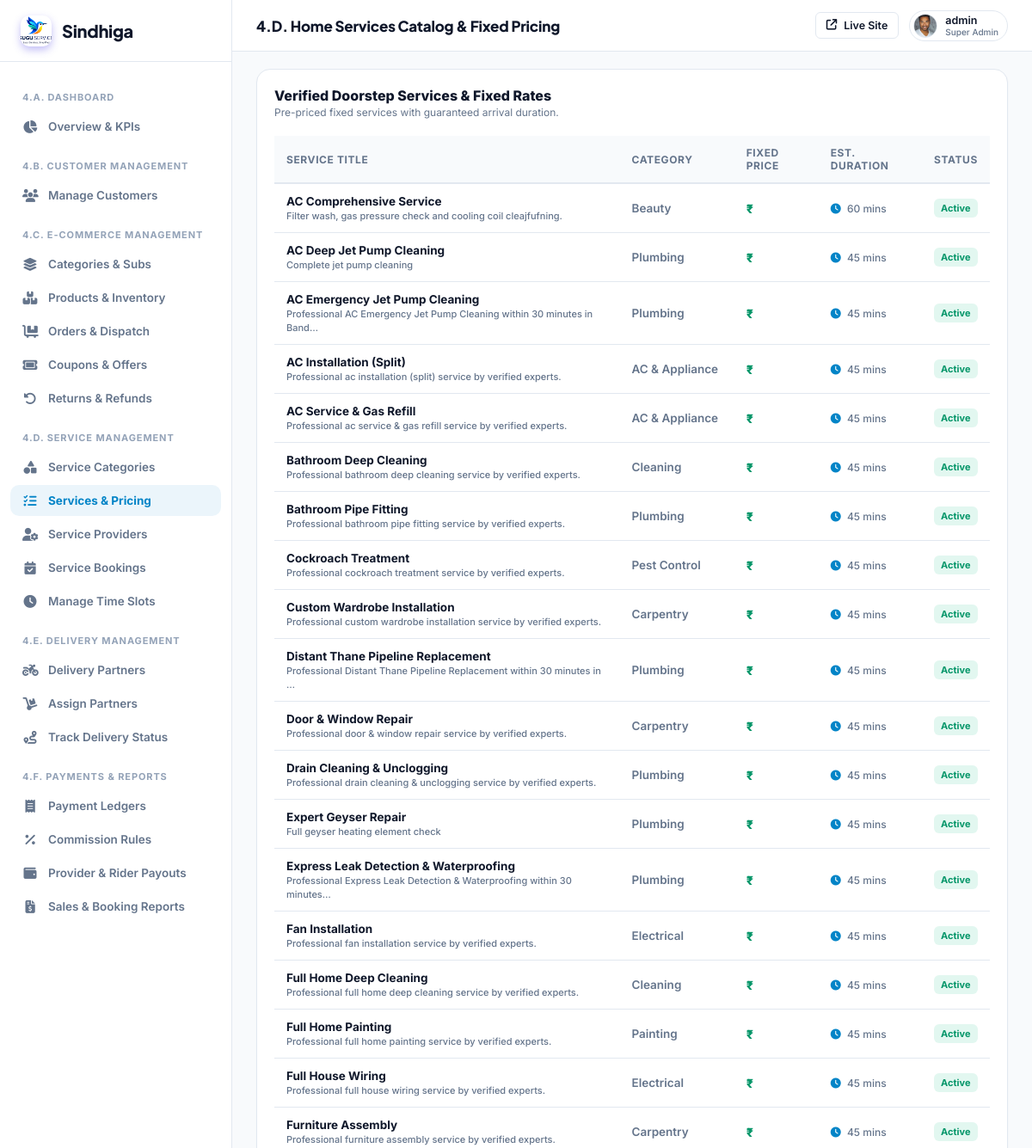
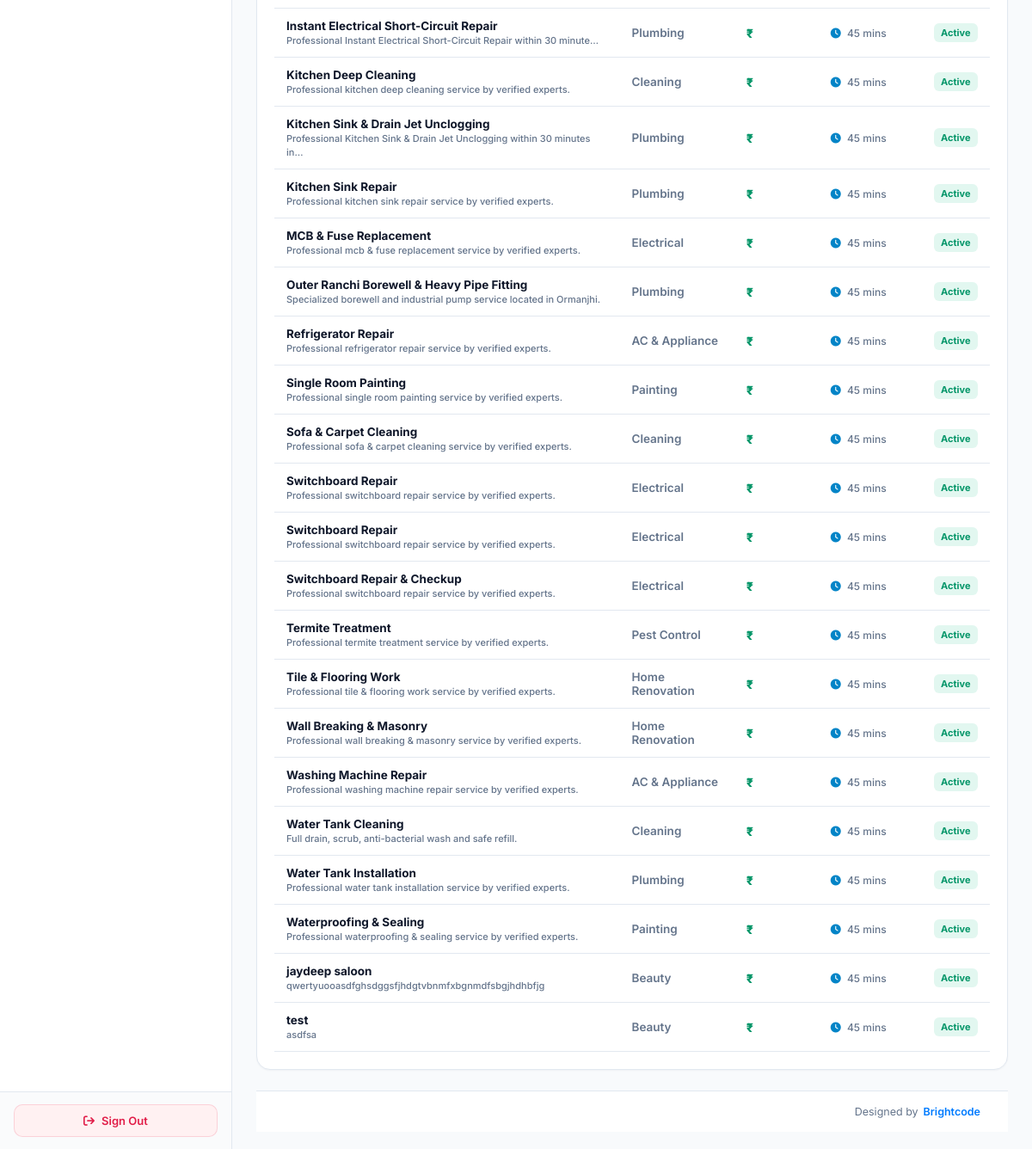
/super-admin/services/catalog/ (signed in), run on the app's committed database (2 pictures, top to bottom).
### myapp/models.py (models this page shows, shortened)
class CustomUser(AbstractUser):
    ROLE_CHOICES = (
        ('ADMIN', 'Admin'),
        ('SERVICE_PROVIDER', 'Service Provider'),
        ('VENDOR', 'Vendor / Service Provider'),
        ('DELIVERY_PARTNER', 'Delivery Partner'),
        ('CUSTOMER', 'Customer'),
        ('USER', 'User / Customer'),
    )
    role = models.CharField(max_length=25, choices=ROLE_CHOICES, default='CUSTOMER')
    assigned_state = models.CharField(max_length=100, blank=True, null=True, help_text="Assigned State/Territory for Area Admin")
    assigned_city = models.CharField(max_length=100, blank=True, null=True, help_text="Assigned City (optional) for Area Admin")

class UserProfile(models.Model):
    user = models.OneToOneField(CustomUser, on_delete=models.CASCADE, related_name='user_profile')
    phone_number = models.CharField(max_length=20, blank=True, null=True)
    city = models.CharField(max_length=100, blank=True, null=True)
    state = models.CharField(max_length=100, blank=True, null=True)
    profile_image = models.ImageField(upload_to='user_profiles/', null=True, blank=True)

class QuickService(models.Model):
    STATUS_CHOICES = (
        ('active', 'Active'),
        ('paused', 'Paused'),
        ('draft', 'Draft'),
    )
    vendor = models.ForeignKey(CustomUser, on_delete=models.CASCADE, related_name='vendor_services')
    title = models.CharField(max_length=255)
    category = models.ForeignKey('Category', on_delete=models.SET_NULL, null=True, blank=True)
    subcategory = models.ForeignKey('SubCategory', on_delete=models.SET_NULL, null=True, blank=True, related_name='quick_services')
    description = models.TextField(blank=True, null=True)
    base_price = models.DecimalField(max_digits=10, decimal_places=2, default=0.00)
    service_packages = models.JSONField(default=list, blank=True, null=True, help_text="List of packages/variants e.g. [{'name': 'Haircut', 'price': 150}]")
    location = models.ForeignKey('Location', on_delete=models.SET_NULL, null=True, blank=True)
    latitude = models.DecimalField(max_digits=9, decimal_places=6, null=True, blank=True, help_text="Vendor service latitude")
    longitude = models.DecimalField(max_digits=9, decimal_places=6, null=True, blank=True, help_text="Vendor service longitude")
    locality = models.CharField(max_length=255, null=True, blank=True, help_text="Colony/Locality name e.g. Lalpur, Doranda")
    service_radius_km = models.FloatField(default=10.0, help_text="Maximum service radius in km (default 10km)")
    image = models.ImageField(upload_to='quick_services/', null=True, blank=True)
    image_url = models.CharField(max_length=500, null=True, blank=True, help_text="Direct or preset image URL")
    inclusions = models.JSONField(default=list, blank=True, null=True, help_text="List of inclusions")
    exclusions = models.JSONField(default=list, blank=True, null=True, help_text="List of exclusions")
    tags = models.CharField(max_length=255, blank=True, null=True)
    gender = models.CharField(max_length=20, choices=(('women', 'Women Only'), ('men', 'Men Only'), ('all', 'Unisex / All')), default='all')
    delivery_mode = models.CharField(max_length=20, choices=(('home', 'At-Home Service'), ('parlour', 'In-Salon / Parlour Visit'), ('both', 'Both At-Home & Parlour')), default='both')
    duration = models.CharField(max_length=50, blank=True, null=True, default='45 mins')
    brand_name = models.CharField(max_length=150, blank=True, null=True, help_text="Product brand used e.g. O3+, L'Oreal, Kerastase, Philips")
    is_mono_pack = models.BooleanField(default=False, help_text="100% Sealed Single-Dose Mono Pack used")
    parlour_name = models.CharField(max_length=200, blank=True, null=True, help_text="Salon / Parlour branch name if in-salon service")
    status = models.CharField(max_length=20, choices=STATUS_CHOICES, default='active')
    created_at = models.DateTimeField(default=timezone.now)
    @property
    def user(self):
        """Backward-compatibility alias for vendor"""
        return self.vendor
    @property
    def budget(self):
        """Backward-compatibility alias for base_price"""
        return self.base_price

class Category(models.Model):
    SERVICE_TYPE_CHOICES = (
        ('job', 'Job'),
        ('quick_service', 'Quick Service'),
        ('both', 'Both'),
    )
    STATUS_CHOICES = (
        ('active', 'Active'),
        ('inactive', 'Inactive'),
    )
    name = models.CharField(max_length=100)
    image = models.ImageField(upload_to='categories/', null=True, blank=True)
    service_type = models.CharField(max_length=20, choices=SERVICE_TYPE_CHOICES, default='both')
    status = models.CharField(max_length=20, choices=STATUS_CHOICES, default='active')
    created_at = models.DateTimeField(default=timezone.now)

### myapp/sindhiga_superadmin_canonical_views.py (the view)
# urls.py: path('super-admin/services/catalog/', canon_admin.super_admin_service_catalog, name='super_admin_service_catalog'),
@user_passes_test(super_admin_check, login_url='/super-admin/login/')
def super_admin_service_catalog(request):
    services = QuickService.objects.select_related('category').order_by('title')
    return render(request, 'superadmin/service_catalog.html', {'services': services})

### myapp/sindhiga_superadmin_canonical_views.py (called while the page is built)
def super_admin_check(user):
    return user.is_authenticated and (user.is_superuser or user.is_staff or getattr(user, 'role', '') == 'ADMIN')

### templates/superadmin/service_catalog.html (shortened to what this page needs)
{% extends 'superadmin/base.html' %}
{% block header_title %}4.D. Home Services Catalog &amp; Fixed Pricing{% endblock %}
{% block content %}
<div class="card" style="padding: 20px;">
  <div style="display: flex; justify-content: space-between; align-items: center; margin-bottom: 20px;">
    <div>
      <h3 style="font-size: 16px; font-weight: 800; color: var(--text-main); margin: 0;">Verified Doorstep Services &amp; Fixed Rates</h3>
      <p style="font-size: 12px; color: var(--text-muted); margin: 2px 0 0;">Pre-priced fixed services with guaranteed arrival duration.</p>
    </div>
  </div>
  <div style="overflow-x: auto;">
    <table class="data-table" style="width: 100%; border-collapse: collapse; font-size: 13px;">
      <thead>
        <tr style="border-bottom: 2px solid var(--border); text-align: left; background: #f8fafc;">
          <th style="padding: 12px 14px; font-weight: 700; color: var(--text-muted);">Service Title</th>
          <th style="padding: 12px 14px; font-weight: 700; color: var(--text-muted);">Category</th>
          <th style="padding: 12px 14px; font-weight: 700; color: var(--text-muted);">Fixed Price</th>
          <th style="padding: 12px 14px; font-weight: 700; color: var(--text-muted);">Est. Duration</th>
          <th style="padding: 12px 14px; font-weight: 700; color: var(--text-muted);">Status</th>
        </tr>
      </thead>
      <tbody>
        {% for s in services %}
        <tr style="border-bottom: 1px solid var(--border);">
          <td style="padding: 12px 14px;">
            <strong style="font-size: 13.5px; color: var(--text-main); display: block;">{{ s.title }}</strong>
            <span style="font-size: 11px; color: var(--text-muted);">{{ s.description|truncatechars:70 }}</span>
          </td>
          <td style="padding: 12px 14px; font-weight: 600; color: var(--text-muted);">
            {{ s.category.name|default:"General" }}
          </td>
          <td style="padding: 12px 14px; font-weight: 850; font-size: 14px; color: #059669;">
            ₹{{ s.price|floatformat:0 }}
          </td>
          <td style="padding: 12px 14px; color: var(--text-muted); font-size: 12px;">
            <i class="fa-solid fa-clock" style="color: var(--accent); margin-right: 4px;"></i> {{ s.duration|default:"45 mins" }}
          </td>
          <td style="padding: 12px 14px;">
            <span class="badge" style="background: rgba(16,185,129,0.12); color: #059669; padding: 4px 8px; border-radius: 6px; font-weight: 700; font-size: 11px;">Active</span>
          </td>
        </tr>
        {% empty %}
        <tr>
          <td colspan="5" style="text-align: center; padding: 32px; color: var(--text-muted);">No services listed.</td>
        </tr>
        {% endfor %}
      </tbody>
    </table>
  </div>
</div>
{% endblock %}

### templates/superadmin/base.html (shortened to what this page needs)
{% load static %}
<!DOCTYPE html>
<html lang="en">
<head>
  <link rel="stylesheet" href="https://cdnjs.cloudflare.com/ajax/libs/font-awesome/6.5.2/css/all.min.css">
</head>
<body>
  <aside class="sidebar">
    <a href="{% url 'super_admin_dashboard' %}" class="sidebar-brand">
      <div class="sidebar-brand-icon" style="background:transparent;padding:0;overflow:hidden;display:flex;align-items:center;justify-content:center;">
        <img src="{% static 'images/logo.png' %}" alt="Sindhiga" style="height:36px;width:auto;object-fit:contain;">
      </div>
      <span>Sindhiga</span>
    </a>
    <div class="sidebar-nav">
      <div class="nav-section">4.A. Dashboard</div>
      <a href="{% url 'super_admin_dashboard' %}" class="nav-item {% if request.path == '/super-admin/' %}active{% endif %}">
        <i class="fa-solid fa-chart-pie"></i>
        <span>Overview &amp; KPIs</span>
      </a>
      <div class="nav-section">4.B. Customer Management</div>
      <a href="{% url 'super_admin_customers' %}" class="nav-item {% if '/super-admin/customers' in request.path %}active{% endif %}">
        <i class="fa-solid fa-users"></i>
        <span>Manage Customers</span>
      </a>
      <div class="nav-section">4.C. E-Commerce Management</div>
      <a href="{% url 'super_admin_ecom_categories' %}" class="nav-item {% if '/super-admin/ecom/categories' in request.path %}active{% endif %}">
        <i class="fa-solid fa-layer-group"></i>
        <span>Categories &amp; Subs</span>
      </a>
      <a href="{% url 'super_admin_ecom_products' %}" class="nav-item {% if '/super-admin/ecom/products' in request.path %}active{% endif %}">
        <i class="fa-solid fa-boxes-stacked"></i>
        <span>Products &amp; Inventory</span>
      </a>
      <a href="{% url 'super_admin_ecom_orders' %}" class="nav-item {% if '/super-admin/ecom/orders' in request.path %}active{% endif %}">
        <i class="fa-solid fa-cart-flatbed"></i>
        <span>Orders &amp; Dispatch</span>
      </a>
      <a href="{% url 'super_admin_ecom_coupons' %}" class="nav-item {% if '/super-admin/ecom/coupons' in request.path %}active{% endif %}">
        <i class="fa-solid fa-ticket"></i>
        <span>Coupons &amp; Offers</span>
      </a>
      <a href="{% url 'super_admin_ecom_returns' %}" class="nav-item {% if '/super-admin/ecom/returns' in request.path %}active{% endif %}">
        <i class="fa-solid fa-rotate-left"></i>
        <span>Returns &amp; Refunds</span>
      </a>
      <div class="nav-section">4.D. Service Management</div>
      <a href="{% url 'super_admin_service_categories' %}" class="nav-item {% if '/super-admin/services/categories' in request.path %}active{% endif %}">
        <i class="fa-solid fa-shapes"></i>
        <span>Service Categories</span>
      </a>
      <a href="{% url 'super_admin_service_catalog' %}" class="nav-item {% if '/super-admin/services/catalog' in request.path %}active{% endif %}">
        <i class="fa-solid fa-list-check"></i>
        <span>Services &amp; Pricing</span>
      </a>
      <a href="{% url 'super_admin_service_providers' %}" class="nav-item {% if '/super-admin/services/providers' in request.path %}active{% endif %}">
        <i class="fa-solid fa-user-gear"></i>
        <span>Service Providers</span>
      </a>
      <a href="{% url 'super_admin_service_bookings' %}" class="nav-item {% if '/super-admin/services/bookings' in request.path %}active{% endif %}">
        <i class="fa-solid fa-calendar-check"></i>
        <span>Service Bookings</span>
      </a>
      <a href="{% url 'super_admin_service_time_slots' %}" class="nav-item {% if '/super-admin/services/time-slots' in request.path %}active{% endif %}">
        <i class="fa-solid fa-clock"></i>
        <span>Manage Time Slots</span>
      </a>
      <div class="nav-section">4.E. Delivery Management</div>
      <a href="{% url 'super_admin_delivery_partners' %}" class="nav-item {% if '/super-admin/delivery/partners' in request.path %}active{% endif %}">
        <i class="fa-solid fa-motorcycle"></i>
        <span>Delivery Partners</span>
      </a>
      <a href="{% url 'super_admin_delivery_assignments' %}" class="nav-item {% if '/super-admin/delivery/assignments' in request.path %}active{% endif %}">
        <i class="fa-solid fa-dolly"></i>
        <span>Assign Partners</span>
      </a>
      <a href="{% url 'super_admin_delivery_tracking' %}" class="nav-item {% if '/super-admin/delivery/tracking' in request.path %}active{% endif %}">
        <i class="fa-solid fa-route"></i>
        <span>Track Delivery Status</span>
      </a>
      <div class="nav-section">4.F. Payments &amp; Reports</div>
      <a href="{% url 'super_admin_payments' %}" class="nav-item {% if '/super-admin/payments' in request.path %}active{% endif %}">
        <i class="fa-solid fa-receipt"></i>
        <span>Payment Ledgers</span>
      </a>
      <a href="{% url 'super_admin_commissions' %}" class="nav-item {% if '/super-admin/commissions' in request.path %}active{% endif %}">
        <i class="fa-solid fa-percent"></i>
        <span>Commission Rules</span>
      </a>
      <a href="{% url 'super_admin_payouts' %}" class="nav-item {% if 'payouts' in request.path %}active{% endif %}">
        <i class="fa-solid fa-wallet"></i>
        <span>Provider &amp; Rider Payouts</span>
      </a>
      <a href="{% url 'super_admin_reports' %}" class="nav-item {% if '/super-admin/reports' in request.path %}active{% endif %}">
        <i class="fa-solid fa-file-invoice-dollar"></i>
        <span>Sales &amp; Booking Reports</span>
      </a>
    </div>
    <div class="sidebar-footer">
      <a href="{% url 'logout' %}" class="btn-logout">
        <i class="fa-solid fa-arrow-right-from-bracket"></i>
        <span>Sign Out</span>
      </a>
    </div>
  </aside>
  <main class="main-area">
    <header class="header">
      <div class="header-title">
        {% block header_title %}Control Center{% endblock %}
      </div>
      <div class="header-actions">
        <a href="/" target="_blank" class="btn btn-outline btn-sm" title="Preview Public Site">
          <i class="fa-solid fa-arrow-up-right-from-square"></i>
          <span>Live Site</span>
        </a>
        <div class="admin-profile" style="display: flex; align-items: center; gap: 9px; padding: 3px 10px 3px 4px; background: #ffffff; border-radius: 20px; border: 1px solid #e2e8f0;">
          {% if request.user.user_profile.profile_image %}
            <img src="{{ request.user.user_profile.profile_image.url }}" alt="{{ request.user.username }}" style="width: 28px; height: 28px; border-radius: 50%; object-fit: cover; border: 1px solid #e2e8f0; flex-shrink: 0;">
          {% else %}
            <div class="avatar" style="width: 28px; height: 28px; font-size: 12px; background: #f1f5f9; color: #475569; border: 1px solid #e2e8f0;">
              {{ request.user.username|slice:":1"|upper }}
            </div>
          {% endif %}
          <div style="font-size: 12.5px; font-weight: 600; color: #0f172a; line-height: 1.2;">
            {{ request.user.username }}
            <span style="display: block; font-size: 10px; color: #64748b; font-weight: 500;">Super Admin</span>
          </div>
        </div>
      </div>
    </header>
    <div class="content-wrapper" style="display:flex; flex-direction:column; min-height:calc(100vh - 64px);">
      <div class="content-container" style="flex:1;">
        {% block content %}{% endblock %}
      </div>
      <footer class="superadmin-footer" style="padding:16px 32px; background:#ffffff; border-top:1px solid #e2e8f0; display:flex; justify-content:flex-end; align-items:center; font-size:12.5px; color:#64748b; margin-top:auto;">
        <div style="display:flex; align-items:center; gap:6px;">
          <span>Designed by</span>
          <a href="https://www.brightcodess.com/" target="_blank" rel="noopener noreferrer" style="display:inline-flex; align-items:center; text-decoration:none;">
            <span style="display:none; color:#007bff; font-weight:600;">Brightcode</span>
          </a>
        </div>
      </footer>
    </div>
  </main>
</body>
</html>

### data on the page
CustomUser: user.user_profile.profile_image (picture), user.username "admin"
QuickService: title "AC Comprehensive Service", description "Filter wash, gas pressure check and cooling coil cleajfufning.", category.name "Beauty", duration "60 mins"
QuickService: title "AC Deep Jet Pump Cleaning", description "Complete jet pump cleaning", category.name "Plumbing", duration "45 mins"
QuickService: title "AC Emergency Jet Pump Cleaning", description "Professional AC Emergency Jet Pump Cleaning within 30 minutes in Band…", category.name "Plumbing", duration "45 mins"
QuickService: title "AC Installation (Split)", description "Professional ac installation (split) service by verified experts.", category.name "AC & Appliance", duration "45 mins"
QuickService: title "AC Service & Gas Refill", description "Professional ac service & gas refill service by verified experts.", category.name "AC & Appliance", duration "45 mins"
QuickService: title "Bathroom Deep Cleaning", description "Professional bathroom deep cleaning service by verified experts.", category.name "Cleaning", duration "45 mins"
QuickService: title "Bathroom Pipe Fitting", description "Professional bathroom pipe fitting service by verified experts.", category.name "Plumbing", duration "45 mins"
QuickService: title "Cockroach Treatment", description "Professional cockroach treatment service by verified experts.", category.name "Pest Control", duration "45 mins"
QuickService: title "Custom Wardrobe Installation", description "Professional custom wardrobe installation service by verified experts.", category.name "Carpentry", duration "45 mins"
QuickService: title "Distant Thane Pipeline Replacement", description "Professional Distant Thane Pipeline Replacement within 30 minutes in …", category.name "Plumbing", duration "45 mins"
QuickService: title "Door & Window Repair", description "Professional door & window repair service by verified experts.", category.name "Carpentry", duration "45 mins"
QuickService: title "Drain Cleaning & Unclogging", description "Professional drain cleaning & unclogging service by verified experts.", category.name "Plumbing", duration "45 mins"
QuickService: title "Expert Geyser Repair", description "Full geyser heating element check", category.name "Plumbing", duration "45 mins"
QuickService: title "Express Leak Detection & Waterproofing", description "Professional Express Leak Detection & Waterproofing within 30 minutes…", category.name "Plumbing", duration "45 mins"
QuickService: title "Fan Installation", description "Professional fan installation service by verified experts.", category.name "Electrical", duration "45 mins"
QuickService: title "Full Home Deep Cleaning", description "Professional full home deep cleaning service by verified experts.", category.name "Cleaning", duration "45 mins"
QuickService: title "Full Home Painting", description "Professional full home painting service by verified experts.", category.name "Painting", duration "45 mins"
QuickService: title "Full House Wiring", description "Professional full house wiring service by verified experts.", category.name "Electrical", duration "45 mins"
QuickService: title "Furniture Assembly", description "Professional furniture assembly service by verified experts.", category.name "Carpentry", duration "45 mins"
QuickService: title "Instant Electrical Short-Circuit Repair", description "Professional Instant Electrical Short-Circuit Repair within 30 minute…", category.name "Plumbing", duration "45 mins"
QuickService: title "Kitchen Deep Cleaning", description "Professional kitchen deep cleaning service by verified experts.", category.name "Cleaning", duration "45 mins"
QuickService: title "Kitchen Sink & Drain Jet Unclogging", description "Professional Kitchen Sink & Drain Jet Unclogging within 30 minutes in…", category.name "Plumbing", duration "45 mins"
QuickService: title "Kitchen Sink Repair", description "Professional kitchen sink repair service by verified experts.", category.name "Plumbing", duration "45 mins"
QuickService: title "MCB & Fuse Replacement", description "Professional mcb & fuse replacement service by verified experts.", category.name "Electrical", duration "45 mins"
QuickService: title "Outer Ranchi Borewell & Heavy Pipe Fitting", description "Specialized borewell and industrial pump service located in Ormanjhi.", category.name "Plumbing", duration "45 mins"
QuickService: title "Refrigerator Repair", description "Professional refrigerator repair service by verified experts.", category.name "AC & Appliance", duration "45 mins"
QuickService: title "Single Room Painting", description "Professional single room painting service by verified experts.", category.name "Painting", duration "45 mins"
QuickService: title "Sofa & Carpet Cleaning", description "Professional sofa & carpet cleaning service by verified experts.", category.name "Cleaning", duration "45 mins"
QuickService: title "Switchboard Repair", description "Professional switchboard repair service by verified experts.", category.name "Electrical", duration "45 mins"
QuickService: title "Switchboard Repair", description "Professional switchboard repair service by verified experts.", category.name "Electrical", duration "45 mins"
QuickService: title "Switchboard Repair & Checkup", description "Professional switchboard repair service by verified experts.", category.name "Electrical", duration "45 mins"
QuickService: title "Termite Treatment", description "Professional termite treatment service by verified experts.", category.name "Pest Control", duration "45 mins"
QuickService: title "Tile & Flooring Work", description "Professional tile & flooring work service by verified experts.", category.name "Home Renovation", duration "45 mins"
QuickService: title "Wall Breaking & Masonry", description "Professional wall breaking & masonry service by verified experts.", category.name "Home Renovation", duration "45 mins"
QuickService: title "Washing Machine Repair", description "Professional washing machine repair service by verified experts.", category.name "AC & Appliance", duration "45 mins"
QuickService: title "Water Tank Cleaning", description "Full drain, scrub, anti-bacterial wash and safe refill.", category.name "Cleaning", duration "45 mins"
QuickService: title "Water Tank Installation", description "Professional water tank installation service by verified experts.", category.name "Plumbing", duration "45 mins"
QuickService: title "Waterproofing & Sealing", description "Professional waterproofing & sealing service by verified experts.", category.name "Painting", duration "45 mins"
QuickService: title "jaydeep saloon", description "qwertyuooasdfghsdggsfjhdgtvbnmfxbgnmdfsbgjhdhbfjg", category.name "Beauty", duration "45 mins"
QuickService: title "test", description "asdfsa", category.name "Beauty", duration "45 mins"
